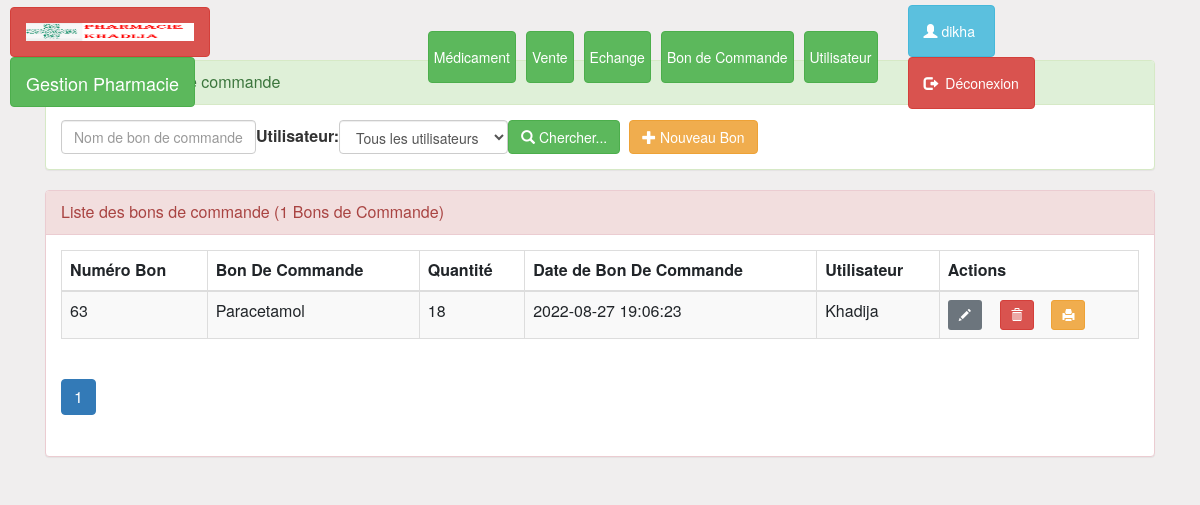
/pages/bon.php (signed in), run on the app's committed database.
### tables this page shows
CREATE TABLE `boncommande` (
  `idboncommande` int(11) NOT NULL,
  `numerobon` bigint(20) NOT NULL,
  `nomboncom` varchar(50) DEFAULT NULL,
  `quantitecommande` double NOT NULL,
  `dateboncom` timestamp NOT NULL DEFAULT current_timestamp() ON UPDATE current_timestamp(),
  `idutilisateur` int(11) DEFAULT NULL
);

CREATE TABLE `utilisateur` (
  `idutilisateur` int(11) NOT NULL,
  `prenom` varchar(50) DEFAULT NULL,
  `nom` varchar(50) DEFAULT NULL,
  `age` date DEFAULT NULL,
  `sexe` varchar(50) DEFAULT NULL,
  `type` varchar(50) DEFAULT NULL,
  `etat` int(1) DEFAULT NULL,
  `login` varchar(50) DEFAULT NULL,
  `email` varchar(50) DEFAULT NULL,
  `password` varchar(50) DEFAULT NULL,
  `idmedicament` int(11) DEFAULT NULL
);

### pages/bon.php (the view, shortened to what this page needs)
<?php
    require_once("connexiondb.php");
    $nomboncom=isset($_GET['nomboncom'])?$_GET['nomboncom']:"";
    $idutilisateur=isset($_GET['idutilisateur'])?$_GET['idutilisateur']:0;
    $size=isset($_GET['size'])?$_GET['size']:3;
    $page=isset($_GET['page'])?$_GET['page']:1;
    $offset=($page-1)*$size;
    if($idutilisateur==0){
        $requete="SELECT idboncommande,numerobon,nomboncom,quantitecommande,dateboncom,prenom
                from utilisateur as u,boncommande as b
                where u.idutilisateur=b.idutilisateur
                and nomboncom like '%$nomboncom%'
                order by idboncommande
                limit $size
                offset $offset";
        $requeteCount="SELECT count(*) countB FROM boncommande
                where nomboncom like '%$nomboncom%' ";
    }
    $resultatB=$pdo->query($requete);
    $resultatCount=$pdo->query($requeteCount);
    $tabCount=$resultatCount->fetch();
    $nbrB=$tabCount['countB'];
    $reste=$nbrB % $size;
    if($reste===0)
        $nbrPage=$nbrB/$size;
    else
        $nbrPage=floor($nbrB/$size)+1;
?>
<!DOCTYPE html>
<html lang="fr">
<head>
  <link rel="stylesheet" href="https://use.fontawesome.com/releases/v5.7.0/css/all.css">
  <link rel="stylesheet" href="https://cdn.jsdelivr.net/npm/bootstrap@4.6.1/dist/css/bootstrap.min.css">
  <link rel="stylesheet" type="text/css" href="../css/bootstrap.css">
  <link rel="stylesheet" type="text/css" href="../css/font-awesome.min.css">
  <link rel="stylesheet" type="text/css" href="../css/monstyle.css">
</head>
<body>
 <?php include("menu.php"); ?>
 <div class="container">
            <div class="panel panel-success margetop60">
				<div class="panel-heading">Rechercher bon de commande</div>
				<div class="panel-body">
					<form method="GET" action="bon.php" class="form-inline">
						<div class="form-group">
                            <input type="text" name="nomboncom"
                                   placeholder="Nom de bon de commande"
                                   class="form-control"
                                   value="<?php echo $nomboncom ?>"/>
                        </div>
                        <label for="idutilisateur">Utilisateur:</label>
				            <select name="idutilisateur" class="form-control" id="idutilisateur"
                                    onchange="this.form.submit()">
                                    <option value=0>Tous les utilisateurs</option>
				            </select>
				        <button type="submit" class="btn btn-success">
                            <span class="glyphicon glyphicon-search"></span>
                            Chercher...
                        </button>
                            <a href="nouveaubon.php" class="btn btn-warning">
                                <span class="glyphicon glyphicon-plus"></span>
                                Nouveau Bon
                            </a>
					</form>
				</div>
			</div>
            <div class="panel panel-danger">
                <div class="panel-heading">Liste des bons de commande (<?php echo $nbrB ?> Bons de Commande)</div>
                <div class="panel-body">
                    <table class="table table-striped table-bordered">
                        <thead>
                            <tr>
                                <th>Numéro Bon</th> <th>Bon De Commande</th> <th>Quantité</th> <th>Date de Bon De Commande</th> <th>Utilisateur</th>
                                <?php if ($_SESSION['utilisateur']['type']== 'Administrateur') {?>
                                <th>Actions</th>
                                <?php } ?>
                            </tr>
                        </thead>
                        <tbody>
                            <?php while($boncommande=$resultatB->fetch()){ ?>
                                <tr>
                                    <td><?php echo $boncommande['numerobon'] ?> </td>
                                    <td><?php echo $boncommande['nomboncom'] ?> </td>
                                    <td><?php echo $boncommande['quantitecommande'] ?> </td>
                                    <td><?php echo $boncommande['dateboncom'] ?> </td>
                                    <td><?php echo $boncommande['prenom'] ?> </td>
                                   <td>
                                   <?php if ($_SESSION['utilisateur']['type']== 'Administrateur') {?>
                                        <a href="editbon.php?idboncommande=<?php echo $boncommande['idboncommande'] ?>"
                                           class="btn btn-secondary btn-sm">
                                            <span class="glyphicon glyphicon-pencil"></span>
                                        </a>
                                        <a onclick="return confirm('Etes vous sur de vouloir supprimer ce bon de commande')"
                                        class="btn btn-danger btn-sm"
                                            href="supprimerbon.php?idboncommande=<?php echo $boncommande['idboncommande'] ?>">
                                                <span class="glyphicon glyphicon-trash"></span>
                                        </a>
                                        <a href="imprimcommande.php?idboncommande=<?php echo $boncommande['idboncommande'] ?>"
                                           class="btn btn-warning btn-sm">
                                            <span class="glyphicon glyphicon-print"></span>
                                        </a>
                                        </td>
                                  <?php } ?>
                                        </tr>
                             <?php } ?>
                        </tbody>
                    </table>
                <div>
                    <ul class="pagination">
                        <?php for($i=1;$i<=$nbrPage;$i++){ ?>
                            <li class="<?php if($i==$page) echo 'active' ?>">
            <a href="bon.php?page=<?php echo $i;?>&bon=<?php echo $bon ?>">
                                    <?php echo $i; ?>
                                </a>
                             </li>
                        <?php } ?>
                    </ul>
                </div>
                </div>
            </div>
        </div>
    </body>
</HTML>

### css/monstyle.css (style rules this page uses)
.margetop60 { margin-top: 60px; }
body { background-color: rgb(240, 238, 238); font-size: 16px; }

### data on the page
boncommande: numerobon "63", nomboncom "Paracetamol", quantitecommande "18", dateboncom "2022-08-27 19:06:23", idutilisateur.prenom "Khadija"

### other printed values
$_SESSION['utilisateur']['login'] "dikha"
$nbrB "1"
